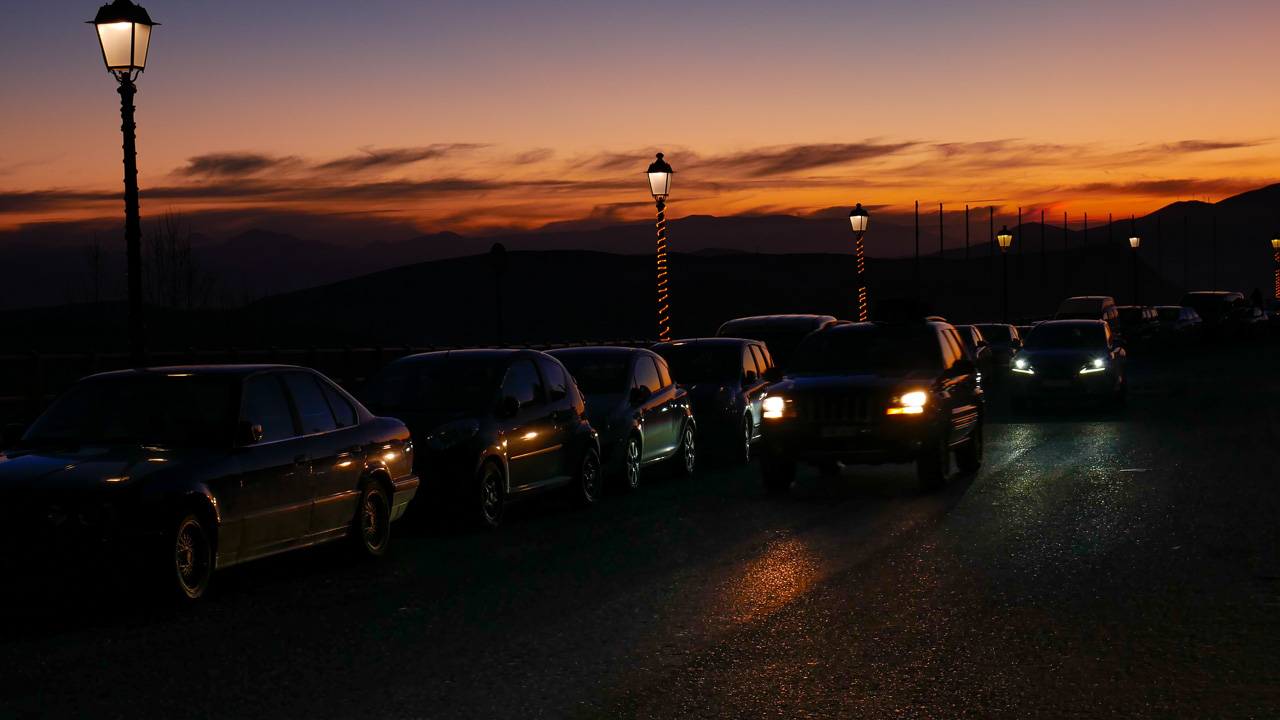
#> input picture minggu 4 PCD/under.jpg, 1280 x 720 px; the run also reads 1 picture not shown here
$ jupyter execute enhancement_citra.ipynb
#> lines starting #> are read from the running program, lines starting #| are printed output that depends on the picture; after the words box and inside, x2 and y2 are one past the last pixel; in counts of white or black regions, pixels touching at a corner belong together
[cell 1]
import cv2
import numpy as np
import matplotlib.pyplot as plt
from skimage import exposure
from math import log10

# ==========================================================
# UTILITAS DASAR
# ==========================================================

def read_image_gray(path):
#> called with path = 'under.jpg'
    img = cv2.imread(path)
#> img is the input picture: shape (720, 1280, 3); mean B, G, R 36, 43.9, 61
    if img is None:
        raise ValueError(f"Gagal membaca file: {path}")
    img = cv2.cvtColor(img, cv2.COLOR_BGR2GRAY)
#> img: shape (720, 1280)
    return img


def show_image_grid(images_dict, title):
    n = len(images_dict)
    cols = 3
    rows = int(np.ceil(n / cols))

    plt.figure(figsize=(15, 5 * rows))
    plt.suptitle(title, fontsize=16)

    for i, (name, img) in enumerate(images_dict.items()):
        plt.subplot(rows, cols, i + 1)
        plt.imshow(img, cmap='gray')
        plt.title(name)
        plt.axis('off')

    plt.tight_layout()
    plt.show()


def show_histogram_grid(images_dict, title):
    n = len(images_dict)
    cols = 3
    rows = int(np.ceil(n / cols))

    plt.figure(figsize=(15, 4 * rows))
    plt.suptitle(title, fontsize=16)

    for i, (name, img) in enumerate(images_dict.items()):
        plt.subplot(rows, cols, i + 1)
        plt.hist(img.ravel(), bins=256, range=[0,256])
        plt.title(name)
        plt.xlabel("Intensity")
        plt.ylabel("Frequency")

    plt.tight_layout()
    plt.show()


# ==========================================================
# POINT PROCESSING (SAFE FLOAT IMPLEMENTATION)
# ==========================================================

def negative_transform(img):
    return 255 - img


def log_transform(img):
    img_float = img.astype(np.float32)
    max_val = np.max(img_float)
#> max_val = 255

    if max_val == 0:
        return img.copy()

    c = 255 / np.log(1 + max_val)
#> c = 45.99
    log_img = c * np.log(1 + img_float)

    log_img = np.clip(log_img, 0, 255)
    return log_img.astype(np.uint8)


def gamma_transform(img, gamma):
#> called with gamma = 0.5
    img_float = img.astype(np.float32) / 255.0
    gamma_img = np.power(img_float, gamma)
    gamma_img = gamma_img * 255
    gamma_img = np.clip(gamma_img, 0, 255)
    return gamma_img.astype(np.uint8)


# ==========================================================
# HISTOGRAM-BASED ENHANCEMENT
# ==========================================================

def contrast_stretch_manual(img, r1=50, r2=200):
#> called with r1 = 50, r2 = 200
    img_float = img.astype(np.float32)

    s1, s2 = 0, 255
    result = np.zeros_like(img_float)

    mask1 = img_float < r1
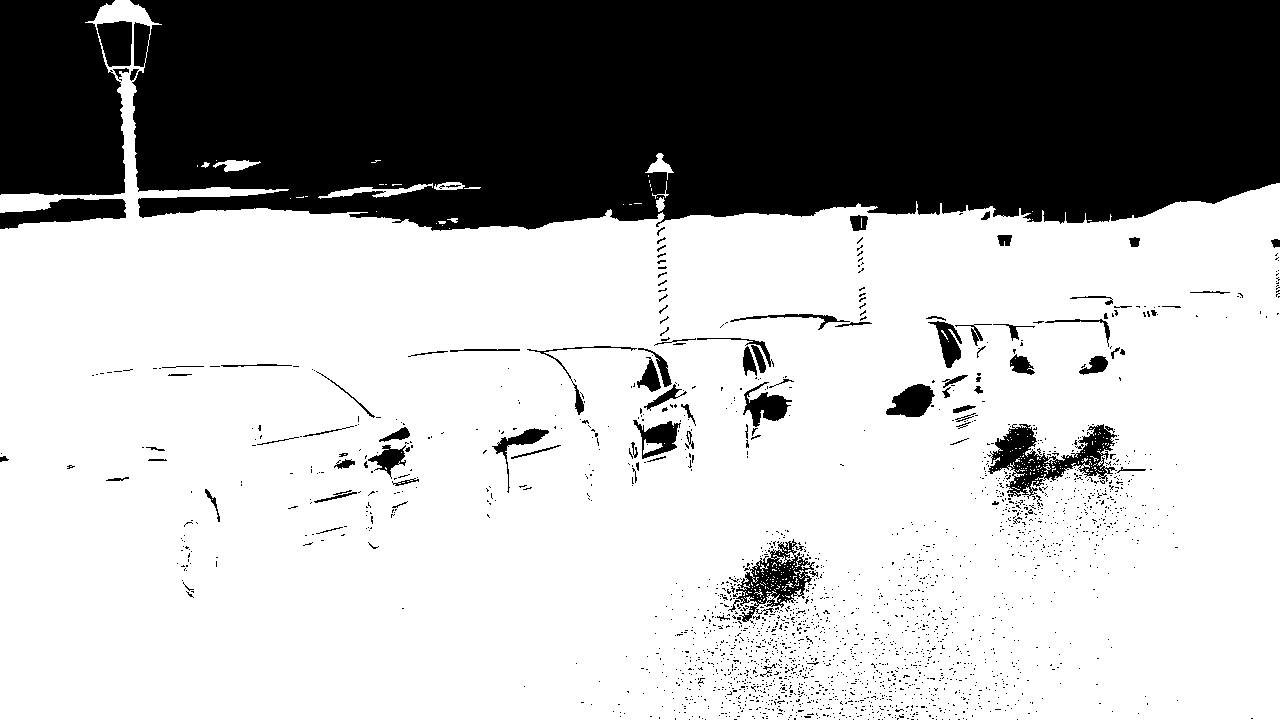
#> mask1: shape (720, 1280) bool; 68.3% white; 2156 black regions (2063 under 20 px), largest, box (x1, y1, x2, y2) and area: (130, 0, 1280, 231) 242501, (0, 0, 125, 195) 22211, (988, 424, 1117, 499) 3755
    mask2 = (img_float >= r1) & (img_float <= r2)
#> mask2: shape (720, 1280) bool; 31.5% white; 2169 white regions (2078 under 20 px), largest, box (x1, y1, x2, y2) and area: (130, 0, 1280, 231) 242356, (0, 0, 125, 195) 22211, (988, 424, 1117, 499) 3754
    mask3 = img_float > r2
#> mask3: shape (720, 1280) bool; 0.21% white; 69 white regions (57 under 20 px), largest, box (x1, y1, x2, y2) and area: (98, 22, 132, 50) 541, (890, 392, 926, 414) 466, (763, 397, 783, 418) 338

    result[mask1] = (s1 / r1) * img_float[mask1]
#> result: shape (720, 1280) float32; every value is 0
    result[mask2] = ((s2 - s1) / (r2 - r1)) * (img_float[mask2] - r1) + s1
    result[mask3] = ((255 - s2) / (255 - r2)) * (img_float[mask3] - r2) + s2
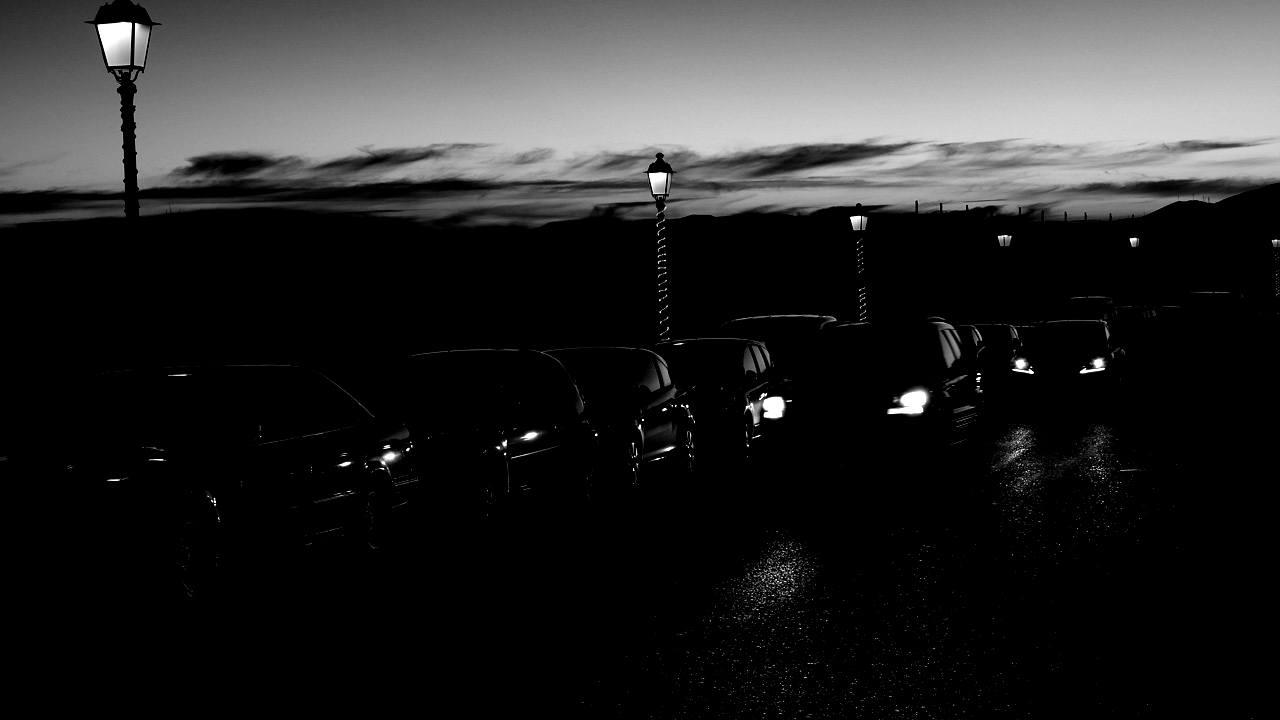
#> result: shape (720, 1280) float32; min 0, max 255, mean 40.9

    result = np.clip(result, 0, 255)
    return result.astype(np.uint8)


def contrast_stretch_auto(img):
    p2, p98 = np.percentile(img, (2, 98))
#> p2 = 0; p98 = 170
    img_rescale = exposure.rescale_intensity(img, in_range=(p2, p98))
    return img_rescale.astype(np.uint8)


def histogram_equalization(img):
    return cv2.equalizeHist(img)


def clahe_equalization(img):
    clahe = cv2.createCLAHE(clipLimit=2.0, tileGridSize=(8,8))
    return clahe.apply(img)
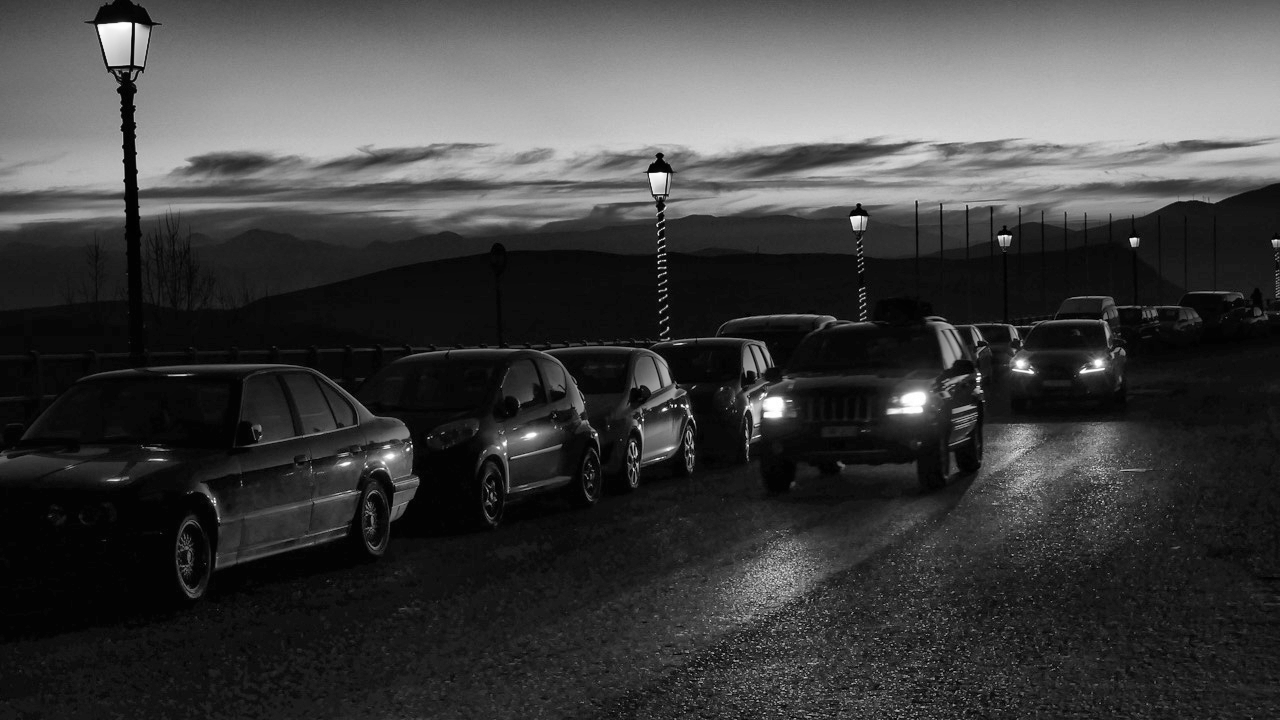
#> returned value: shape (720, 1280); min 0, max 255, mean 63.6


# ==========================================================
# METRIK EVALUASI
# ==========================================================

def contrast_ratio(img):
    img_float = img.astype(np.float32)
    return (np.max(img_float) - np.min(img_float)) / \
           (np.max(img_float) + np.min(img_float) + 1e-8)


def entropy_measure(img):
    hist, _ = np.histogram(img.flatten(), 256, [0,256])
    hist = hist / hist.sum()
    hist = hist[hist > 0]
    return -np.sum(hist * np.log2(hist))


def snr(original, enhanced):
    original = original.astype(np.float32)
    enhanced = enhanced.astype(np.float32)

    noise = original - enhanced
    signal_power = np.mean(original**2)
    noise_power = np.mean(noise**2)

    if noise_power == 0:
        return np.inf

    return 10 * log10(signal_power / noise_power)


# ==========================================================
# PIPELINE PROSES PER CITRA
# ==========================================================

def process_image(path, label):

    print("\n===================================================")
    print(f"Processing: {label}")
    print("===================================================")

    img = read_image_gray(path)

    # POINT PROCESSING
    neg = negative_transform(img)
    log_img = log_transform(img)
    gamma1 = gamma_transform(img, 0.5)
    gamma2 = gamma_transform(img, 1.5)
    gamma3 = gamma_transform(img, 2.5)

    # HISTOGRAM-BASED
    cs_manual = contrast_stretch_manual(img)
    cs_auto = contrast_stretch_auto(img)
    he = histogram_equalization(img)
    clahe = clahe_equalization(img)

    results = {
        "Original": img,
        "Negative": neg,
        "Log Transform": log_img,
        "Gamma 0.5": gamma1,
        "Gamma 1.5": gamma2,
        "Gamma 2.5": gamma3,
        "Contrast Stretch Manual": cs_manual,
        "Contrast Stretch Auto": cs_auto,
        "Histogram Equalization": he,
        "CLAHE": clahe
    }

    # Tampilkan grid gambar
    show_image_grid(results, f"Hasil Enhancement - {label}")
#> in show_image_grid, `n = len(images_dict)`: n = 10
#> in show_image_grid, `rows = int(np.ceil(n / cols))`: rows = 4
#> the loop in show_image_grid, `for i, (name, img) in enumerate(images_dict.items()):` made 10 passes
#> name on passes 1 to 10: 'Original', 'Negative', 'Log Transform', 'Gamma 0.5', 'Gamma 1.5', 'Gamma 2.5', 'Contrast Stretch Manual', 'Contrast Stretch Auto', 'Histogram Equalization', 'CLAHE'

    # Tampilkan grid histogram (SEBELUM & SESUDAH)
    show_histogram_grid(results, f"Histogram Sebelum & Sesudah - {label}")
#> in show_histogram_grid, `n = len(images_dict)`: n = 10
#> in show_histogram_grid, `rows = int(np.ceil(n / cols))`: rows = 4
#> the loop in show_histogram_grid, `for i, (name, img) in enumerate(images_dict.items()):` made 10 passes
#> in show_histogram_grid, `plt.show()`:
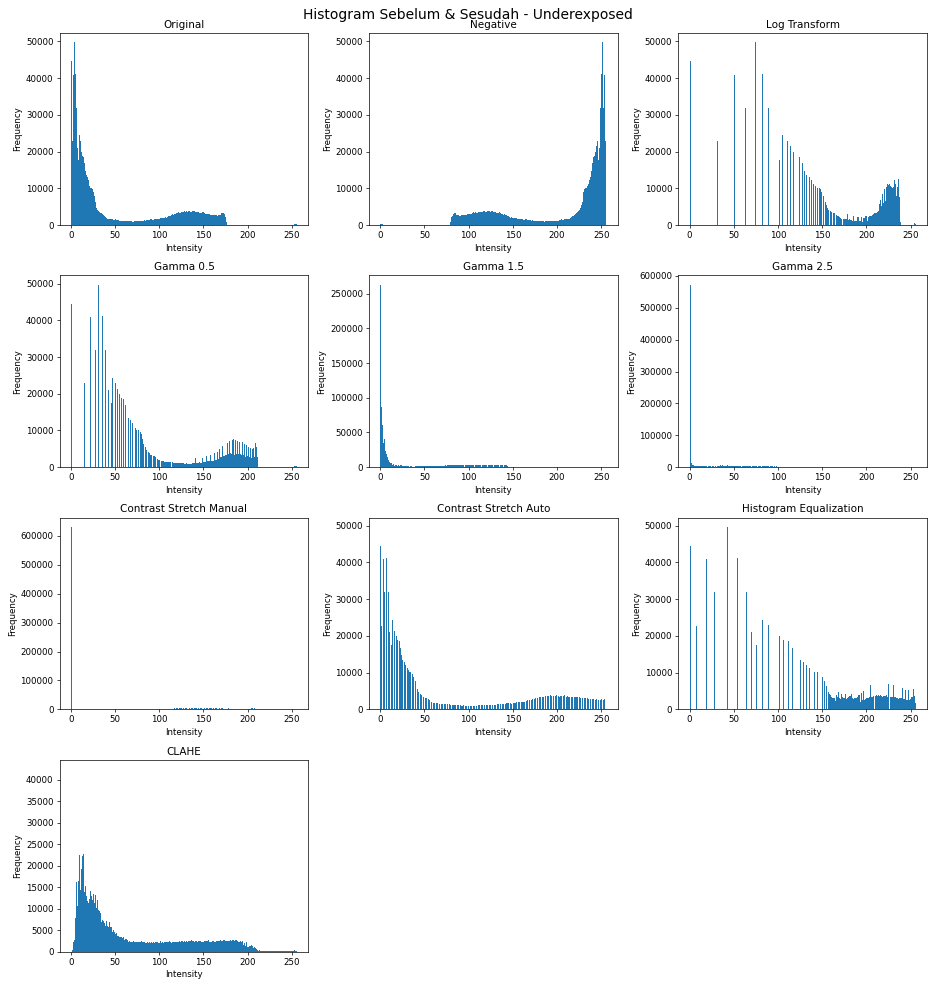
#> figure drawn by matplotlib, 10 panels; panel 1: tallest bar 49741 high, from x = 4 to 5; panel 2: tallest bar 49741 high, from x = 251 to 252; panel 3: tallest bar 49741 high, from x = 74 to 75; panel 4: tallest bar 49741 high, from x = 31 to 32

    # Evaluasi metrik
    print("\nMETRIK EVALUASI")
    print("---------------------------------------------------")
    print("{:<30} {:<12} {:<12} {:<12}".format(
        "Metode", "Contrast", "Entropy", "SNR"))

    for name, result in results.items():
        if name == "Original":
            continue

        cr = contrast_ratio(result)
        ent = entropy_measure(result)
        snr_val = snr(img, result)

        print("{:<30} {:<12.4f} {:<12.4f} {:<12.4f}".format(
            name, cr, ent, snr_val))
#> this loop made 10 passes
#> (name, ent, noise_power in snr, snr_val) on passes 2 to 10: ('Negative', 6.51, 38273.4, -8.37), ('Log Transform', 6.06, 9011.5, -2.08), ('Gamma 0.5', 6.34, 1912.4, 4.65), ('Gamma 1.5', 5.13, 488.7, 10.57), ('Gamma 2.5', 3.34, 2076.3, 4.29), ('Contrast Stretch Manual', 3.06, 334.8, 12.22), ('Contrast Stretch Auto', 6.43, 1339.7, 6.19), ('Histogram Equalization', 6.29, 6981.6, -0.976), ('CLAHE', 7.15, 460.3, 10.83)
#| Negative                       1.0000       6.5103       -8.3651
#| Log Transform                  1.0000       6.0594       -2.0841
#| Gamma 0.5                      1.0000       6.3416       4.6480
#| Gamma 1.5                      1.0000       5.1283       10.5734
#| Gamma 2.5                      1.0000       3.3386       4.2909
#| Contrast Stretch Manual        1.0000       3.0632       12.2154
#| Contrast Stretch Auto          1.0000       6.4277       6.1938
#| Histogram Equalization         1.0000       6.2921       -0.9757
#> (further printed lines are left out)


process_image("under.jpg", "Underexposed")
process_image("over.jpeg", "Overexposed")
#> call 2 of read_image_gray, with path = 'over.jpeg'
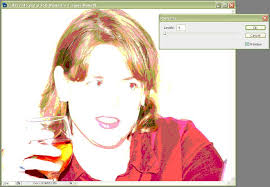
#> input picture minggu 4 PCD/over.jpeg, 270 x 187 px
#> in read_image_gray, img is the input picture: shape (187, 270, 3); mean B, G, R 187.6, 196.8, 220.8
#> in gamma_transform (call 6), `gamma_img = np.power(img_float, gamma)`:
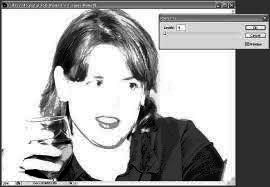
#> gamma_img: shape (187, 270) float32; min 5.45e-06, max 1, mean 0.652
#> the loop in show_image_grid (call 2), `for i, (name, img) in enumerate(images_dict.items()):` made 10 passes
#> the loop in show_histogram_grid (call 2), `for i, (name, img) in enumerate(images_dict.items()):` made 10 passes
#> the loop in process_image (call 2), `for name, result in results.items():` made 10 passes
#> (name, cr, ent, noise_power in snr, snr_val) on passes 2 to 10: ('Negative', 1, 5.58, 36760.1, 0.848), ('Log Transform', 0.672, 4.37, 3348.4, 11.25), ('Gamma 0.5', 0.841, 5.15, 989, 16.55), ('Gamma 1.5', 1, 5.56, 523.7, 19.31), ('Gamma 2.5', 1, 5.47, 2657.6, 12.26), ('Contrast Stretch Manual', 1, 3.45, 402.2, 20.46), ('Contrast Stretch Auto', 1, 5.47, 1111.9, 16.04), ('Histogram Equalization', 1, 5.25, 5729.9, 8.92), ('CLAHE', 0.992, 6.07, 328.8, 21.33)
#| Negative                       1.0000       5.5763       0.8476
#| Log Transform                  0.6721       4.3677       11.2531
#| Gamma 0.5                      0.8412       5.1538       16.5494
#| Gamma 1.5                      1.0000       5.5599       19.3103
#| Gamma 2.5                      1.0000       5.4724       12.2565
#| Contrast Stretch Manual        1.0000       3.4516       20.4566
#| Contrast Stretch Auto          1.0000       5.4664       16.0406
#| Histogram Equalization         1.0000       5.2529       8.9199
#> (further printed lines are left out)
process_image("uneven.jpg", "Uneven Illumination")
